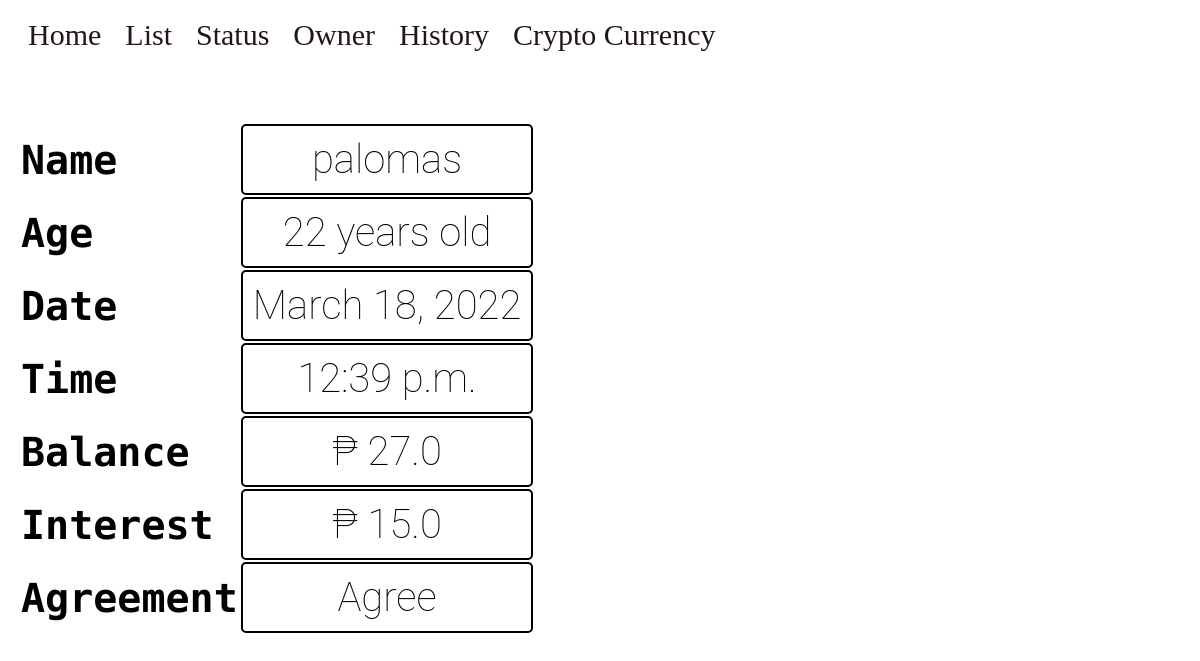
/profile/2/, run on an earlier commit of the app's database.
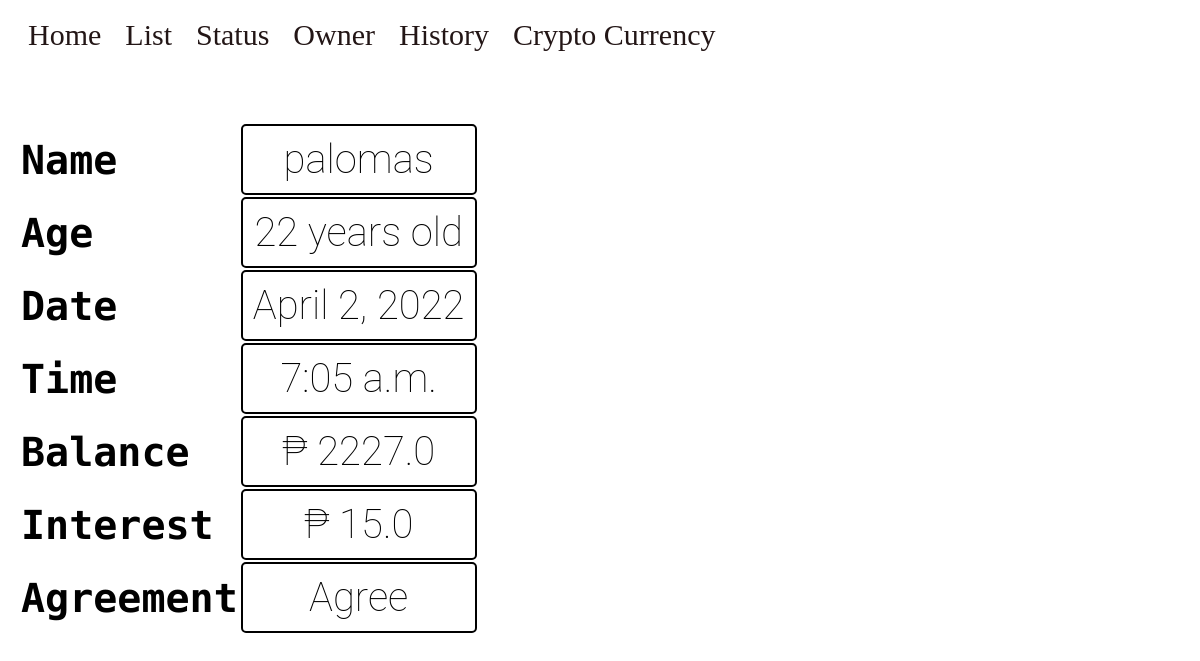
And on a later commit of the database.
### base/models.py (models this page shows, shortened)
class Information(models.Model):
    name = models.CharField(max_length=200)
    age = models.IntegerField(default=0)
    date = models.DateTimeField(default=timezone.now)
    interest = models.FloatField(default=0)
    balance = models.FloatField(default=0)
    interest_bool = models.BooleanField(default=True)
    agreement = models.BooleanField(default=False)
    date_debts = models.DateTimeField(default=timezone.now)

### base/views.py (the view)
# urls.py: path("profile/<str:pk>/", views.profile, name="profile"),
def profile(response, pk):
    active()
    if Information.objects.filter(id=int(pk)).exists():
        ls = Information.objects.get(id=int(pk))
        return render(response, 'profile.html', {'item': ls})
    else:
        return render(response, "home.html")

### templates/profile.html (shortened to what this page needs)
{% extends 'nav_bar.html' %}
{% load static %}
{% block content %}
    <link rel="stylesheet" href="{% static 'base/css/profile.css' %}">
    <div class="table">
    <table>
        <tr>
            <th>Name</th>
            <td>{{ item.name }}</td>
        </tr>
        <tr>
            <th>Age</th>
            <td>{{ item.age }} years old</td>
        </tr>
        <tr>
            <th>Date</th>
            <td>{{ item.date.date }}</td>
        </tr>
    <tr>
            <th>Time</th>
            <td>{{ item.date.time }}</td>
        </tr>
    <tr>
            <th>Balance</th>
            <td>₱ {{ item.balance }}</td>
        </tr>
        <tr>
            <th>Interest</th>
            <td>₱ {{ item.interest }}</td>
        </tr>
        <tr>
            <th>Agreement</th>
            {% if item.agreement == True %}
                <td>Agree</td>
            {% else %}
                <td>Disagree</td>
            {% endif %}
        </tr>
    </table>
    </div>
{% endblock %}

What changed in the data, as far as the page shows it:
changed Information "palomas": date "March 18, 2022" → "April 2, 2022"; date.time "12:39 p.m." → "7:05 a.m."; balance "27.0" → "2227.0"
